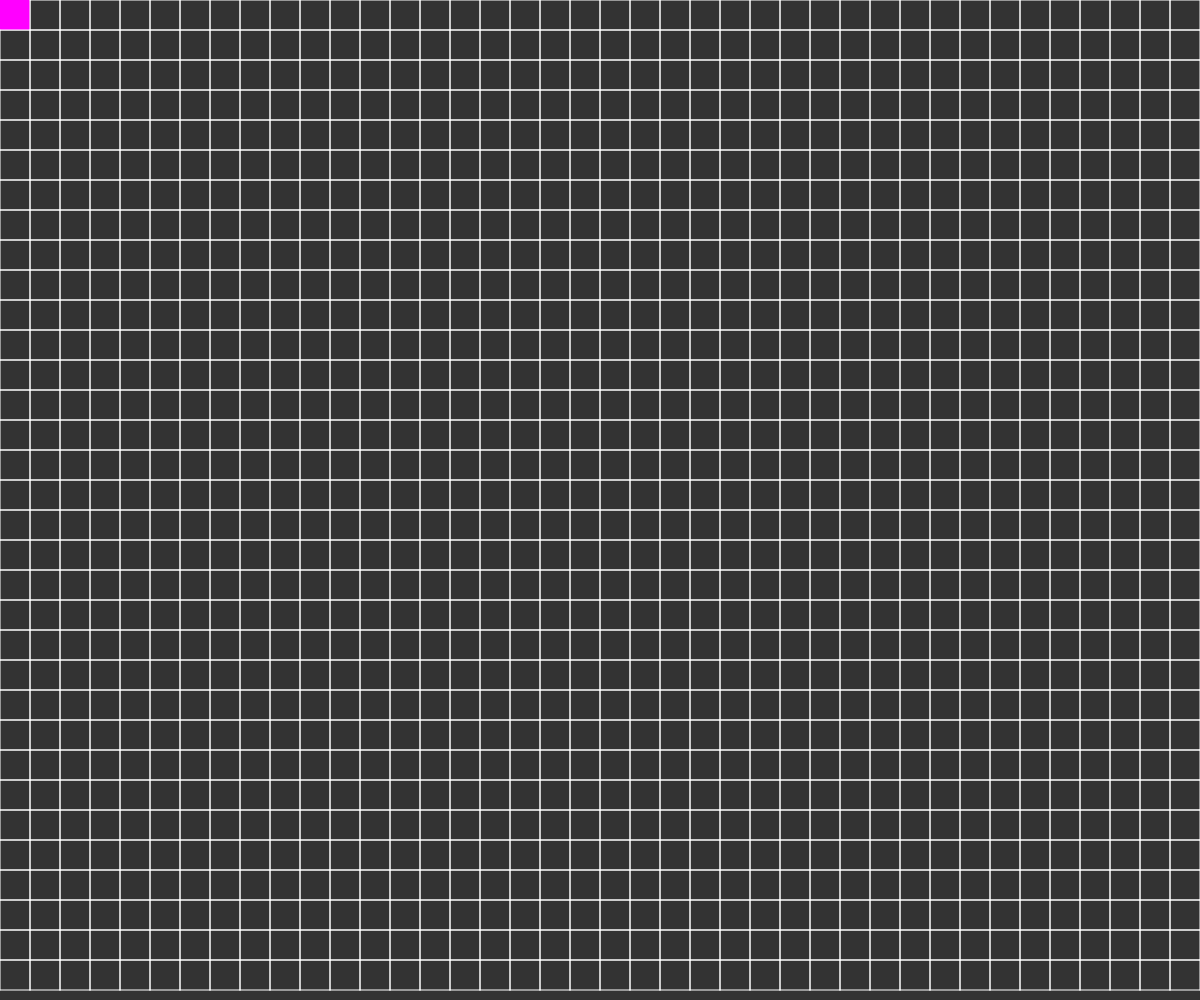
Frame 1 (no input)
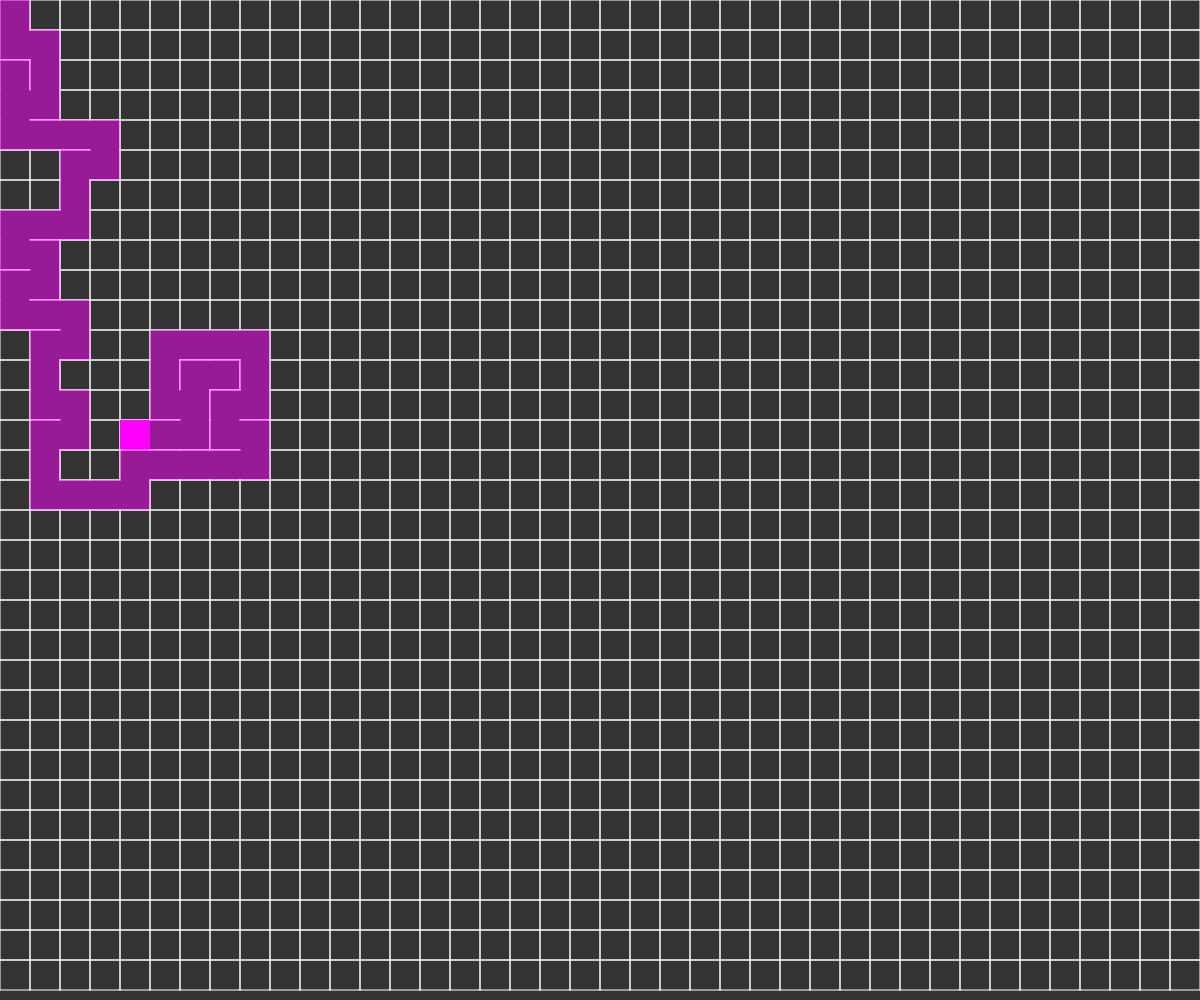
Frame 60 (no input)
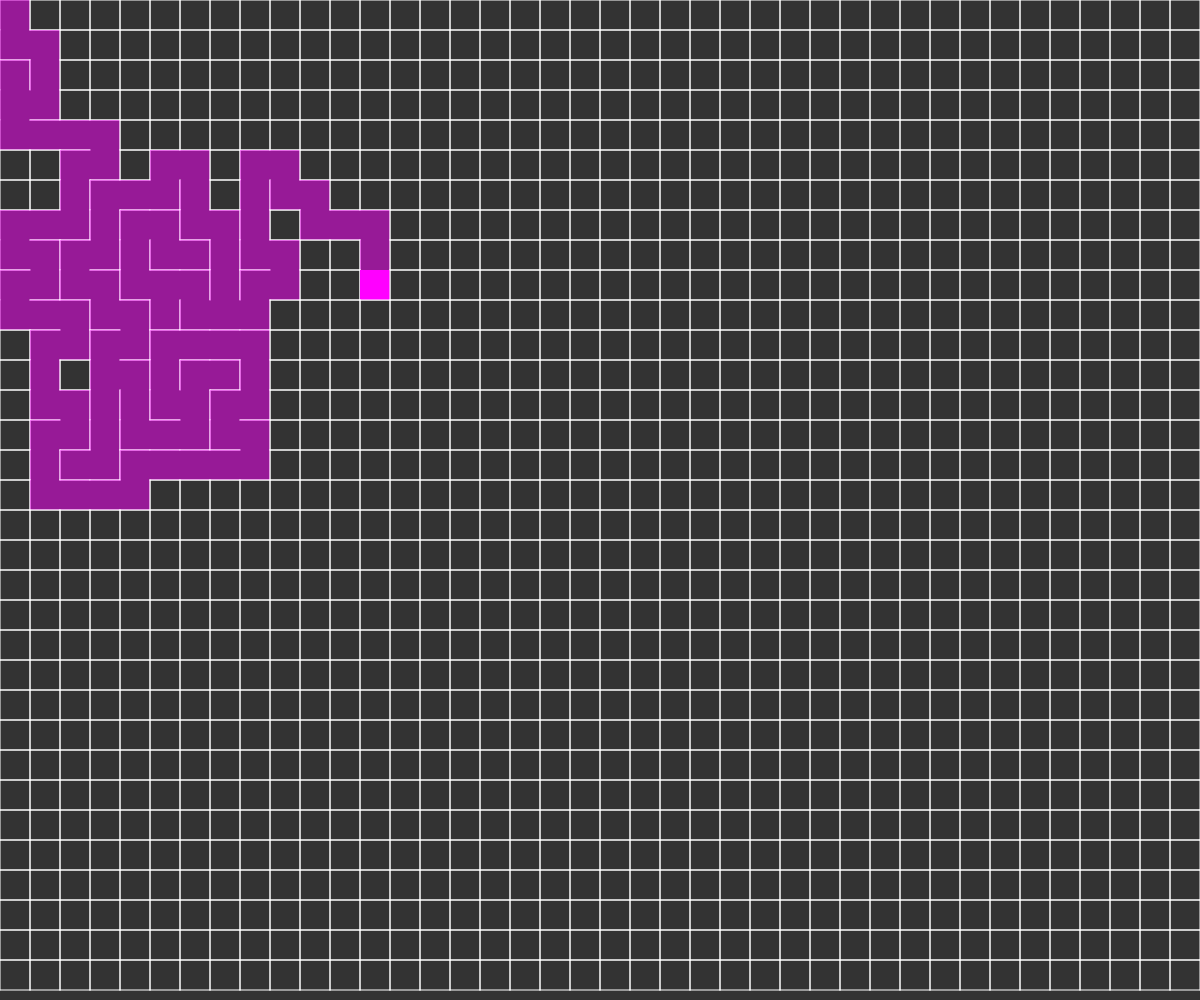
Frame 120 (the mouse pressed at the canvas centre since frame 60)

The p5.js sketch that drew these frames (run headless with seeded random() and noise() and a simulated clock; from frame 60 on, the mouse is pressed at the canvas centre):

// p5.js sketch
// ── sketch.js
/*jshint esversion: 6 */

var cols, rows;
var w = 30;
var grid = [];
var current;
var stack = [];
var finished = false;
var start;

p5.disableFriendlyErrors = true;

function setup() {
    createCanvas(windowWidth, windowHeight);
    cols = floor(width / w);
    rows = floor(height / w);

    forAllIJ(rows, cols, (i, j) => {
        grid.push(new Cell(i, j, w));
    });

    current = grid[0];
    start = millis();
}

function draw() {
    background(51);

    forAllIJ(rows, cols, (i, j) => {
        grid[i + (j * cols)].show(current.i === i && current.j === j);
    });

    current.visited = true;
    var next = current.checkNeighbors(grid, cols, rows);
    if (next) {
        next.visited = true;
        Cell.removeWalls(current, next);

        if (current.getNeighbors(grid, cols, rows).length > 0) {
            stack.push(current);
        }

        current = next;
    } else if (stack.length > 0) {
        var tmp = stack.pop();
        if (tmp.getNeighbors(grid, cols, rows).length > 0) {
            current = tmp;
        }
    } else {
        finished = true;
        console.log("Finished in: " + (millis() - start));
    }
}

function forAllIJ(first, second, func) {
    for (var j = 0; j < first; j++) {
        for (var i = 0; i < second; i++) {
            func(i, j);
        }
    }
}
// ── cell.js
/*jshint esversion: 6 */

function index(i, j, cols, rows) {
	if (i < 0 || j < 0 || i > cols - 1 || j > rows - 1) {
		return -1;
	}

	return i + (j * cols);
}

class Cell {
	constructor(i, j, w) {
		this.i = i;
		this.j = j;
		this.w = w;
		this.walls = {
			top: true,
			right: true,
			bottom: true,
			left: true
		};
		this.visited = false;
	}

	show(current) {
		let x = this.i * this.w;
		let y = this.j * this.w;

		noStroke();
		fill(0, 0, 0, 0);
		rect(x, y, this.w, this.w);

		stroke(255);
		if (this.walls.top) {
			line(x, y, x + w, y);
		}
		if (this.walls.right) {
			line(x + w, y, x + w, y + w);
		}
		if (this.walls.bottom) {
			line(x + w, y + w, x, y + w);
		}
		if (this.walls.left) {
			line(x, y + w, x, y);
		}
		noStroke();

		if (this.visited) {
			noStroke();
			fill(255, 0, 255, 125);
			rect(x, y, this.w, this.w);
		}
		if (current) {
			noStroke();
			fill(255, 0, 255, 255);
			rect(x, y, this.w, this.w);
		}
	}

	getNeighbors(grid, cols, rows) {
		this.neighbors = [];

		let top = grid[index(this.i, this.j - 1, cols, rows)];
		let right = grid[index(this.i + 1, this.j, cols, rows)];
		let bottom = grid[index(this.i, this.j + 1, cols, rows)];
		let left = grid[index(this.i - 1, this.j, cols, rows)];

		if (top && !top.visited) {
			this.neighbors.push(top);
		}
		if (right && !right.visited) {
			this.neighbors.push(right);
		}
		if (bottom && !bottom.visited) {
			this.neighbors.push(bottom);
		}
		if (left && !left.visited) {
			this.neighbors.push(left);
		}

		return this.neighbors;
	}

	checkNeighbors(grid, cols, rows) {
		this.getNeighbors(grid, cols, rows);

		if (this.neighbors.length > 0) {
			let r = floor(random(0, this.neighbors.length));


			return this.neighbors[r];
		}

		return undefined;
	}

	static removeWalls(a, b) {
		let x = a.i - b.i;

		if (x === 1) {
			a.walls.left = false;
			b.walls.right = false;
		} else if (x === -1) {
			b.walls.left = false;
			a.walls.right = false;
		}

		let y = a.j - b.j;

		if (y === 1) {
			a.walls.top = false;
			b.walls.bottom = false;
		} else if (y === -1) {
			b.walls.top = false;
			a.walls.bottom = false;
		}
	}
}

// ── runner.js
class Runner {
	constructor(i, j, grid) {
		this.i = i;
		this.j = j;
		this.grid = grid;
	}

	getNext
}
